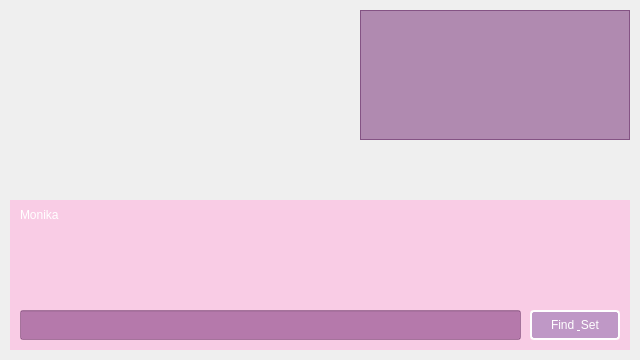
<?xml version="1.0" encoding="UTF-8"?>
<ui version="4.0">
 <class>M2GoForm</class>
 <widget class="QWidget" name="M2GoForm">
  <property name="windowModality">
   <enum>Qt::ApplicationModal</enum>
  </property>
  <property name="geometry">
   <rect>
    <x>0</x>
    <y>0</y>
    <width>640</width>
    <height>360</height>
   </rect>
  </property>
  <property name="windowTitle">
   <string notr="true"/>
  </property>
  <widget class="QLabel" name="label_bg">
   <property name="geometry">
    <rect>
     <x>0</x>
     <y>0</y>
     <width>640</width>
     <height>360</height>
    </rect>
   </property>
   <property name="text">
    <string/>
   </property>
   <property name="pixmap">
    <pixmap resource="rs_ddjm.qrc">:/Resource/Monika-in-club.JPG</pixmap>
   </property>
   <property name="scaledContents">
    <bool>true</bool>
   </property>
  </widget>
  <widget class="QLabel" name="label_find_bg">
   <property name="geometry">
    <rect>
     <x>10</x>
     <y>200</y>
     <width>620</width>
     <height>150</height>
    </rect>
   </property>
   <property name="styleSheet">
    <string notr="true">background-color: rgba(254, 190, 225, 180);</string>
   </property>
   <property name="text">
    <string/>
   </property>
  </widget>
  <widget class="QLineEdit" name="lineEdit_dir">
   <property name="geometry">
    <rect>
     <x>20</x>
     <y>310</y>
     <width>501</width>
     <height>30</height>
    </rect>
   </property>
   <property name="toolTip">
    <string>The target file/folder path</string>
   </property>
   <property name="styleSheet">
    <string notr="true">background-color: rgba(113, 37, 113, 128);
border-color: rgb(255, 255, 255);
color: rgb(254, 230, 244);
font: 16px &quot;Arial&quot;;</string>
   </property>
  </widget>
  <widget class="QPushButton" name="pushButton_find">
   <property name="geometry">
    <rect>
     <x>530</x>
     <y>310</y>
     <width>90</width>
     <height>30</height>
    </rect>
   </property>
   <property name="toolTip">
    <string>When take her out: locate a safe folder as her travelling capsule.
When take her back: locate that avator file named 'monika'.</string>
   </property>
   <property name="styleSheet">
    <string notr="true">QPushButton{
background-color: rgba(133, 100, 168, 128);
color:white;
font: 16px &quot;Bauhaus 93&quot;;
border:2px solid white;
border-top-left-radius:4px;
border-top-right-radius:4px;
border-bottom-left-radius:4px;
border-bottom-right-radius:4px
}

QPushButton:hover{
background-color: rgb(255, 189, 225);
	color: rgb(200, 142, 242);
font: 16px;
border:2px solid gray;
border-top-left-radius:4px;
border-top-right-radius:4px;
border-bottom-left-radius:4px;
border-bottom-right-radius:4px
}
QPushButton:pressed{
background-color: rgb(255, 228, 245);
color:white;
font: 16px;
border:2px solid white;
border-top-left-radius:4px;
border-top-right-radius:4px;
border-bottom-left-radius:4px;
border-bottom-right-radius:4px
}
</string>
   </property>
   <property name="text">
    <string>Find &amp; Set</string>
   </property>
  </widget>
  <widget class="QLabel" name="label">
   <property name="geometry">
    <rect>
     <x>20</x>
     <y>200</y>
     <width>90</width>
     <height>30</height>
    </rect>
   </property>
   <property name="styleSheet">
    <string notr="true">color:white;
font: 16px &quot;Bauhaus 93&quot;;</string>
   </property>
   <property name="text">
    <string>Monika</string>
   </property>
  </widget>
  <widget class="QPlainTextEdit" name="plainTextEdit">
   <property name="geometry">
    <rect>
     <x>20</x>
     <y>230</y>
     <width>600</width>
     <height>80</height>
    </rect>
   </property>
   <property name="styleSheet">
    <string notr="true">background-color: transparent;
border-width: 0px;
color:white;</string>
   </property>
  </widget>
  <widget class="QPlainTextEdit" name="plainTextEdit_log">
   <property name="geometry">
    <rect>
     <x>360</x>
     <y>10</y>
     <width>270</width>
     <height>130</height>
    </rect>
   </property>
   <property name="styleSheet">
    <string notr="true">QWidget{
background-color: rgba(113, 37, 113, 128);
border-color: rgb(255, 255, 255);
color: rgb(254, 230, 244);
font: 16px &quot;Arial&quot;;
}


QScrollBar:vertical {
    border: none;
    background: #D3D3D3;
    width: 10px;
    margin: 15px 0 15px 0;
}
 
QScrollBar::handle:vertical {
    background: #888888;
    min-height: 20px;
}
 
QScrollBar::add-line:vertical {
    border: none;
    background: #D3D3D3;
    height: 0px;
    subcontrol-position: bottom;
    subcontrol-origin: margin;
}
 
QScrollBar::sub-line:vertical {
    border: none;
    background: #D3D3D3;
    height: 0px;
    subcontrol-position: top;
    subcontrol-origin: margin;
}</string>
   </property>
  </widget>
 </widget>
 <resources>
  <include location="rs_ddjm.qrc"/>
 </resources>
 <connections/>
</ui>
